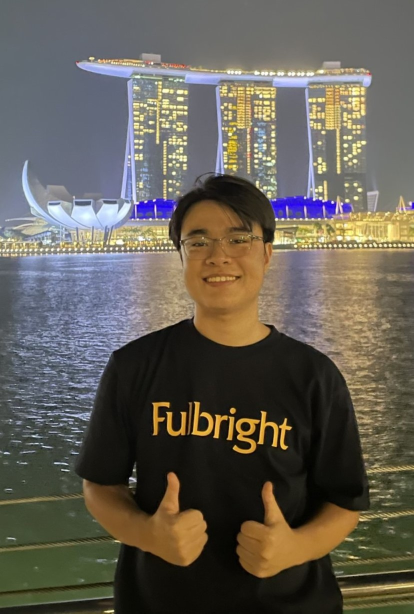
#> input picture src/assets/founder.jpg, 828 x 1227 px (shown at 1/2 size)
$ python -i maps.py   (imports and definitions only)
#> lines starting #> are read from the running program, lines starting #| are printed output that depends on the picture
"""Draw STRABO-style map frames: textured terrain, countries painted red, bold labels."""

import json
import math
import random
import urllib.request
from functools import lru_cache
from pathlib import Path

from PIL import Image, ImageChops, ImageDraw, ImageFilter, ImageFont

CACHE = Path(__file__).resolve().parent.parent / ".cache"
COUNTRIES_URL = (
    "https://raw.githubusercontent.com/nvkelso/natural-earth-vector/master/"
    "geojson/ne_50m_admin_0_countries.geojson"
)
FONT_URL = "https://raw.githubusercontent.com/google/fonts/main/ofl/anton/Anton-Regular.ttf"
FALLBACK_FONT = "/usr/share/fonts/truetype/dejavu/DejaVuSans-Bold.ttf"

OCEAN = (24, 66, 96)
OCEAN_DEEP = (14, 44, 70)
LAND = (196, 182, 140)
BORDER = (110, 98, 72)
RED = (192, 36, 40)
YELLOW = (255, 212, 0)


# [27 lines left out: functions _download, font, countries, not called in this run]


def _merc_y(lat: float) -> float:
    lat = max(-85.0, min(85.0, lat))
    return math.degrees(math.log(math.tan(math.pi / 4 + math.radians(lat) / 2)))


def _ring_area(ring) -> float:
    return abs(sum(x0 * y1 - x1 * y0 for (x0, y0), (x1, y1) in zip(ring, ring[1:]))) / 2


# [39 lines left out: functions _centroid, _main_polygons, _frame, _texture, not called in this run]


def _tint(img: Image.Image, tex: Image.Image, strength: float) -> Image.Image:
    shade = Image.merge("RGB", [tex] * 3)
    return Image.blend(img, ImageChops.multiply(img, shade.point(lambda v: 140 + v // 2)), strength)


# [107 lines left out: functions label, headline, render_map, render_text, not called in this run]


def render_image(path: Path, size=(2560, 1440)) -> Image.Image:
    """Fill the frame with a user-supplied image, cropping to 16:9."""
#> called with path = '../../src/assets/founder.jpg', size = (2560, 1440)
    img = Image.open(path).convert("RGB")
#> img is the input picture: PIL image 828x1227 RGB; mean R, G, B 100.3, 95.2, 85.3
    w, h = size
    s = max(w / img.width, h / img.height)
#> s = 3.09
    img = img.resize((math.ceil(img.width * s), math.ceil(img.height * s)), Image.LANCZOS)
#> img: PIL image 2560x3794 RGB
    left, top = (img.width - w) // 2, (img.height - h) // 2
#> left = 0; top = 1177
    return img.crop((left, top, left + w, top + h))
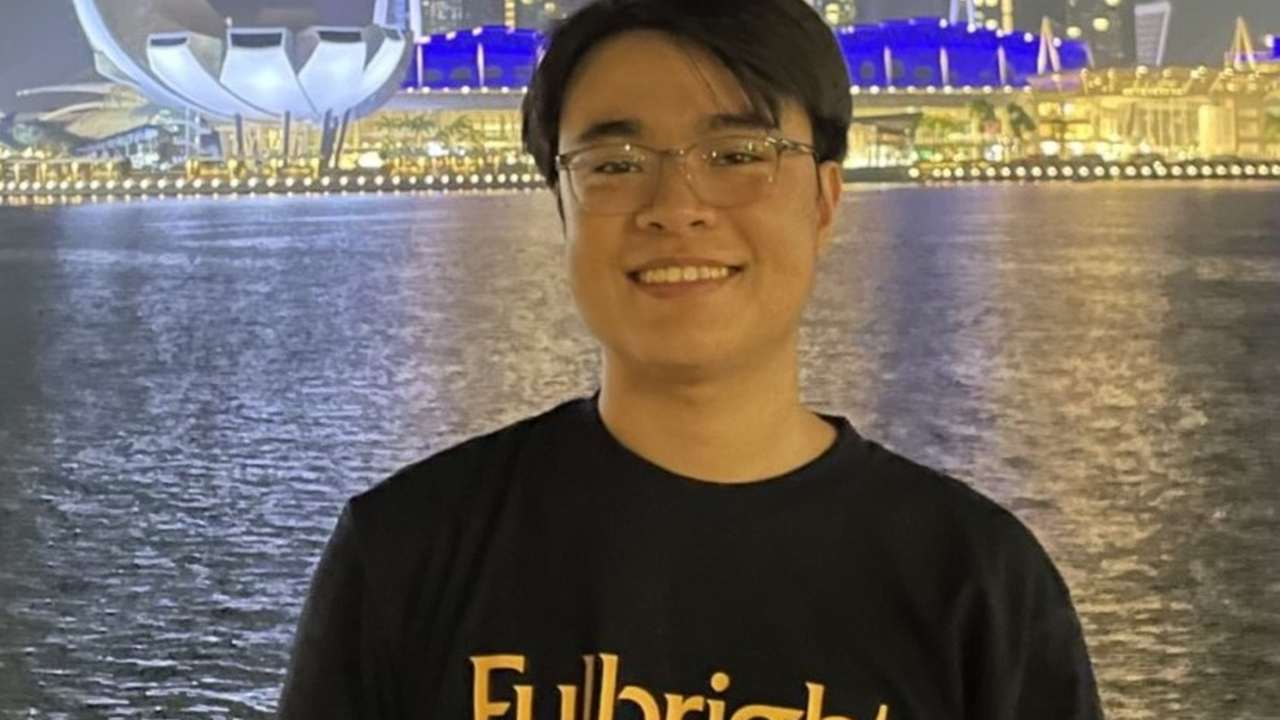
#> returned value: PIL image 2560x1440 RGB (shown at 1/2 size); mean R, G, B 112.7, 103.9, 96.6

>>> result = render_image('../../src/assets/founder.jpg')

$ run again, on src/assets/teacher-2.jpg
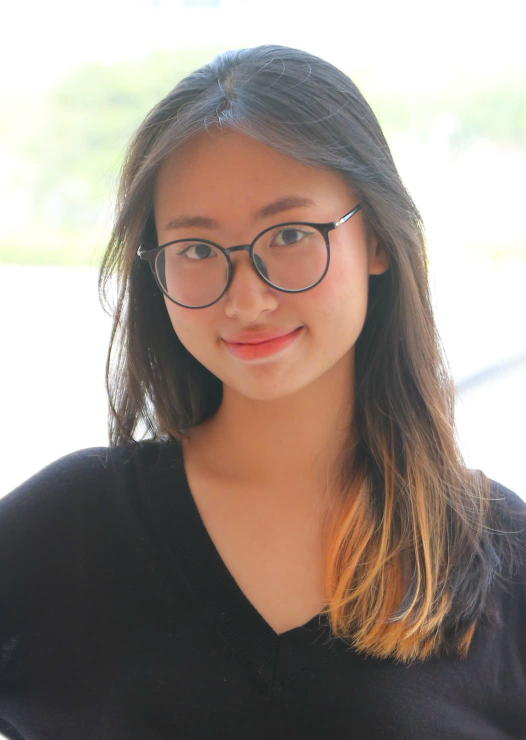
#> input picture src/assets/teacher-2.jpg, 1051 x 1479 px (shown at 1/2 size)
#> in render_image, img is the input picture: PIL image 1051x1479 RGB; mean R, G, B 155.5, 142.3, 134
#> img: PIL image 2560x3603 RGB
#> in render_image, `return img.crop((left, top, left + w, top + h))`:
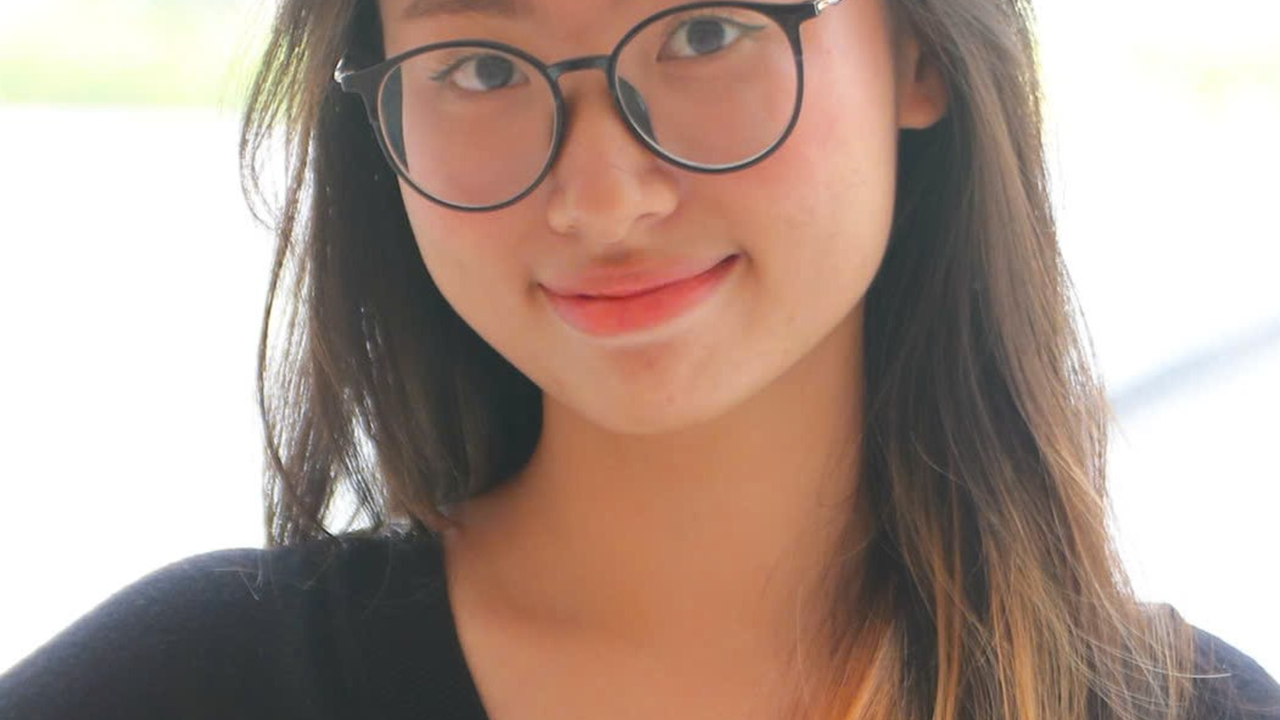
#> returned value: PIL image 2560x1440 RGB (shown at 1/2 size); mean R, G, B 174.2, 152.8, 141.9
